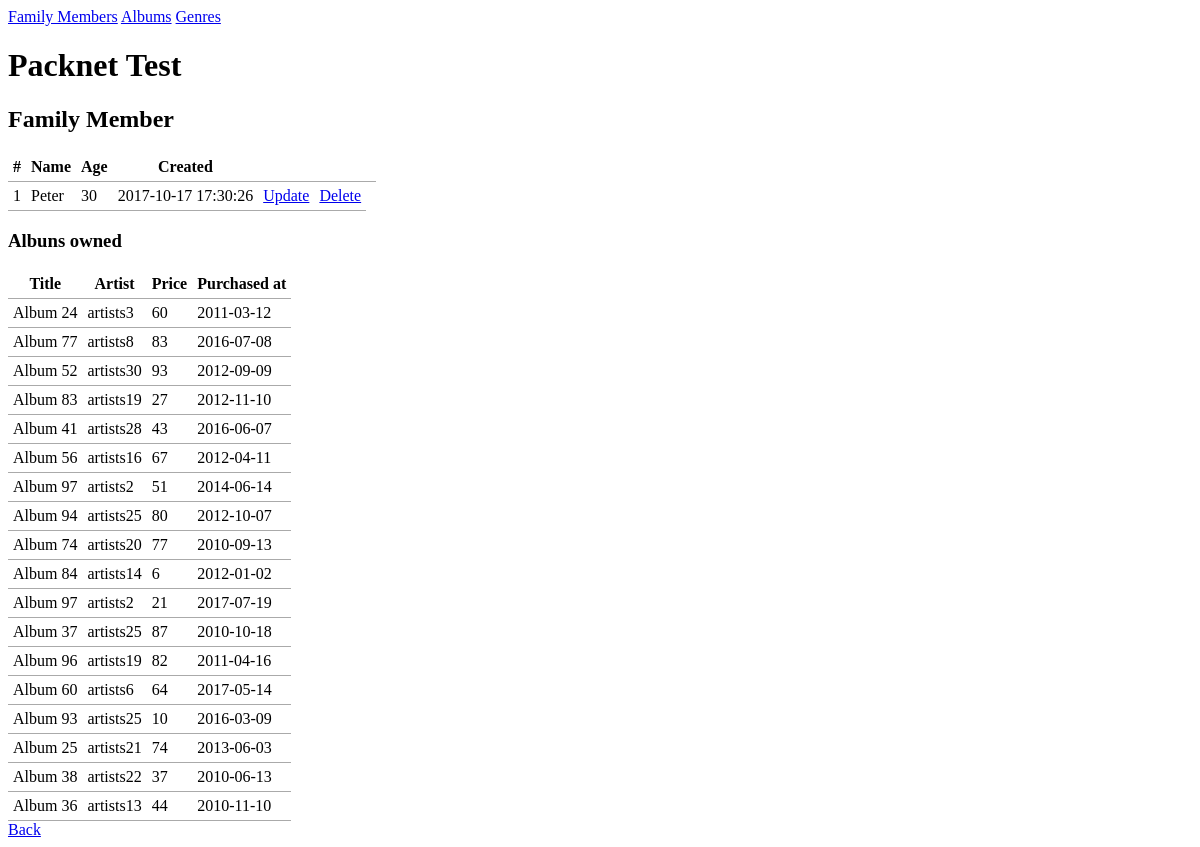
Page /family_member/read_one.php?id=1 on the committed database.
### tables this page shows
CREATE TABLE IF NOT EXISTS `family_member` (
  `id` INT(11) NOT NULL AUTO_INCREMENT,
  `name` VARCHAR(32) NOT NULL,
  `age` DECIMAL(10,0) NOT NULL,
  `created` DATETIME NOT NULL,
  `modified` TIMESTAMP NOT NULL DEFAULT CURRENT_TIMESTAMP,
  PRIMARY KEY (`id`)
);

CREATE TABLE IF NOT EXISTS `family_member_album` (
  `id` INT(11) NOT NULL AUTO_INCREMENT,
  `family_member_id` INT(11) NOT NULL,
  `album_id` INT(11) NOT NULL,
  `price` DECIMAL(10,0) NOT NULL,
  `purchase_date` DATE NOT NULL,
  `created` DATETIME NOT NULL,
  `modified` TIMESTAMP NOT NULL DEFAULT CURRENT_TIMESTAMP,
  PRIMARY KEY (`id`),
  FOREIGN KEY (`album_id`)
  REFERENCES albums(id)
  ON DELETE CASCADE,
  FOREIGN KEY (`family_member_id`)
  REFERENCES family_member(id)
  ON DELETE CASCADE
);

CREATE TABLE IF NOT EXISTS `albums` (
  `id` INT(11) NOT NULL AUTO_INCREMENT,
  `title` VARCHAR(20) NOT NULL,
  `artist` VARCHAR(20) NOT NULL,
  `num_of_tracks` DECIMAL(10,0) NOT NULL,
  `release_year` DECIMAL(10,0) NOT NULL,
  `created` DATETIME NOT NULL,
  `modified` TIMESTAMP NOT NULL DEFAULT CURRENT_TIMESTAMP,
  PRIMARY KEY (`id`)
);

### objects/family_member.php (called while the page is built, shortened)
<?php
class FamilyMember {
  private $conn;
  private $table_name = "family_member";
  public $id;
  public function __construct($db){
      $this->conn = $db;
  }
  function readOne() {
    $query = "SELECT id, name, age, created FROM " . $this->table_name . " WHERE id = ? LIMIT 0,1";
    $stmt = $this->conn->prepare( $query );
    $stmt->bindParam(1, $this->id);
    $stmt->execute();
    $row = $stmt->fetch(PDO::FETCH_ASSOC);
    $this->name = $row['name'];
    $this->age = $row['age'];
    $this->created = $row['created'];
  }
  function albums_owned(){
    $query = "SELECT
                  a.title, a.artist, fma.price, fma.purchase_date
              FROM
                  albums a
                  LEFT JOIN
                      family_member_album fma
                          ON fma.album_id = a.id
                  WHERE
                      fma.family_member_id = ?";
    $stmt = $this->conn->prepare( $query );
    $stmt->bindParam(1, $this->id);
    $stmt->execute();
    return $stmt;
  }
}
?>

### family_member/read_one.php (the view, shortened to what this page needs)
<?php include "../templates/header.php"; ?>
<?php
include_once '../objects/family_member.php';
$database = new Database();
$db = $database->getConnection();
$family_member = new FamilyMember($db);
$family_member->id = isset($_GET['id']) ? $_GET['id'] : die();
$family_member->readOne();
$albums_list = $family_member->albums_owned();
?>
<h2>Family Member</h2>
<table>
  <thead>
    <tr>
      <th>#</th>
      <th>Name</th>
      <th>Age</th>
      <th>Created</th>
      <th></th>
      <th></th>
      <th></th>
    </tr>
  </thead>
  <tbody>
      <tr>
        <td><?php echo $family_member->id; ?></td>
        <td><?php echo $family_member->name; ?></td>
        <td><?php echo $family_member->age; ?></td>
        <td><?php echo $family_member->created; ?></td>
        <td><?php echo '<a href="update.php?id=' . $family_member->id . '">Update</a>' ?></td>
        <td><?php echo '<a href="delete.php?id=' . $family_member->id . '" onclick="return confirm(\'Are you sure?\')">Delete</a>' ?></td>
      </tr>
  </tbody>
</table>
<h3>Albuns owned</h3>
<table>
  <thead>
    <tr>
      <th>Title</th>
      <th>Artist</th>
      <th>Price</th>
      <th>Purchased at</th>
    </tr>
  </thead>
  <tbody>
      <?php foreach($albums_list as $album) {?>
      <tr>
        <td><?php echo $album[0]; ?></td>
        <td><?php echo  $album[1]; ?></td>
        <td><?php echo  $album[2]; ?></td>
        <td><?php echo  $album[3]; ?></td>
      </tr>
      <?php } ?>
  </tbody>
</table>
<a href="index.php">Back</a>
<?php include "../templates/footer.php"; ?>

### templates/header.php (shortened to what this page needs)
<!DOCTYPE html>
<html lang="en">
<head>
  <link rel="stylesheet" type="text/css" href="../css/style.css">
</head>
<body>
  <header>
    <a href="../family_member/index.php">Family Members</a>
    <a href="../albums/index.php">Albums</a>
    <a href="../genres/index.php">Genres</a>
  </header>
  <h1>Packnet Test</h1>

### css/style.css (style rules this page uses)
table { border-collapse: collapse; border-spacing: 0; }
td, th { padding: 5px; border-bottom: 1px solid #aaa; }

### rows in the picture
family_member: id "1", name "Peter", age "30", created "2017-10-17 17:30:26"
family_member_album: album.title "Album 24", album.artist "artists3", price "60", purchase_date "2011-03-12"
family_member_album: album.title "Album 77", album.artist "artists8", price "83", purchase_date "2016-07-08"
family_member_album: album.title "Album 52", album.artist "artists30", price "93", purchase_date "2012-09-09"
family_member_album: album.title "Album 83", album.artist "artists19", price "27", purchase_date "2012-11-10"
family_member_album: album.title "Album 41", album.artist "artists28", price "43", purchase_date "2016-06-07"
family_member_album: album.title "Album 56", album.artist "artists16", price "67", purchase_date "2012-04-11"
family_member_album: album.title "Album 97", album.artist "artists2", price "51", purchase_date "2014-06-14"
family_member_album: album.title "Album 94", album.artist "artists25", price "80", purchase_date "2012-10-07"
family_member_album: album.title "Album 74", album.artist "artists20", price "77", purchase_date "2010-09-13"
family_member_album: album.title "Album 84", album.artist "artists14", price "6", purchase_date "2012-01-02"
family_member_album: album.title "Album 97", album.artist "artists2", price "21", purchase_date "2017-07-19"
family_member_album: album.title "Album 37", album.artist "artists25", price "87", purchase_date "2010-10-18"
family_member_album: album.title "Album 96", album.artist "artists19", price "82", purchase_date "2011-04-16"
family_member_album: album.title "Album 60", album.artist "artists6", price "64", purchase_date "2017-05-14"
family_member_album: album.title "Album 93", album.artist "artists25", price "10", purchase_date "2016-03-09"
family_member_album: album.title "Album 25", album.artist "artists21", price "74", purchase_date "2013-06-03"
family_member_album: album.title "Album 38", album.artist "artists22", price "37", purchase_date "2010-06-13"
family_member_album: album.title "Album 36", album.artist "artists13", price "44", purchase_date "2010-11-10"
